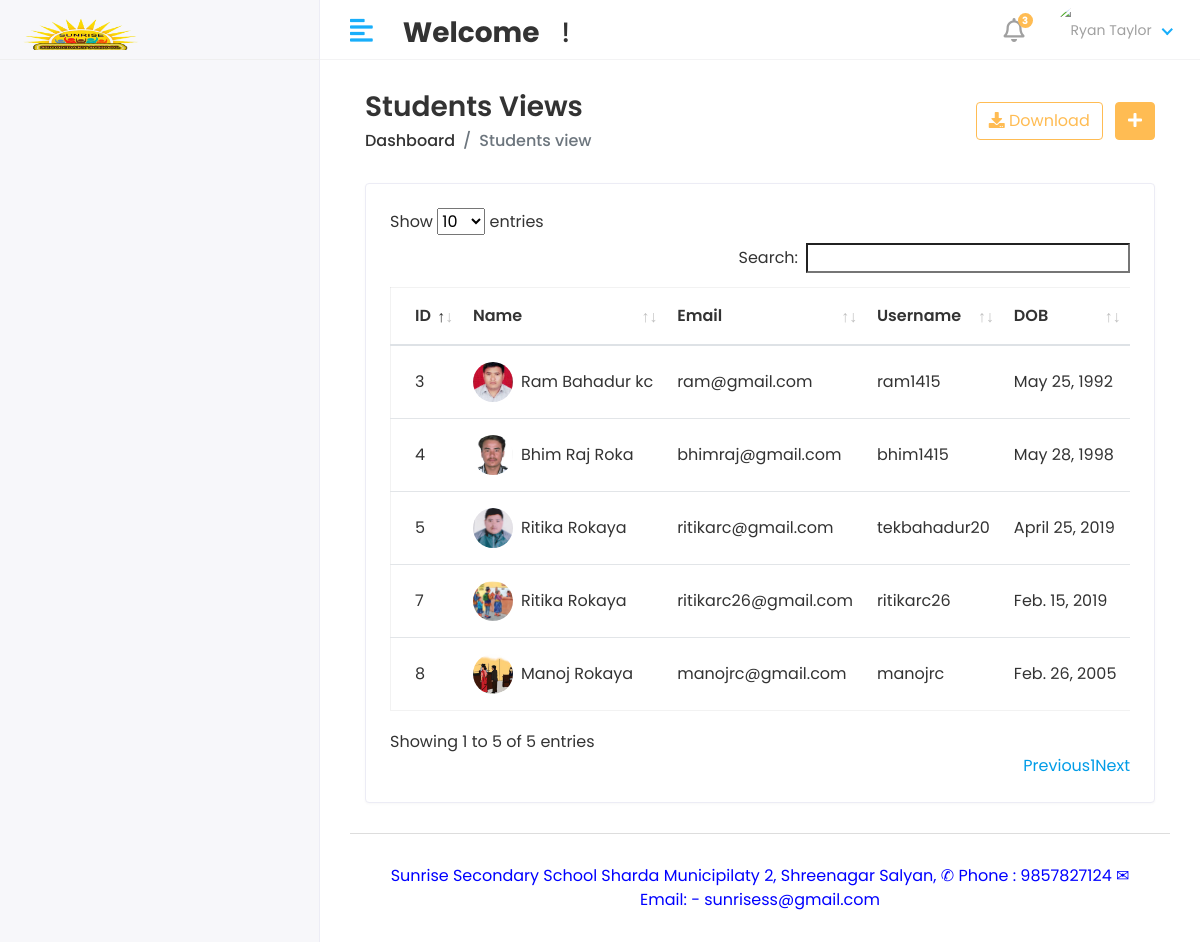
Page /HOD/student/view on the committed database.
### schoolapp/models.py (models this page shows, shortened)
class Student(models.Model):
    admin = models.OneToOneField(CustomUser,on_delete=models.CASCADE)
    dob = models.DateField(auto_now=False)
    gender = models.CharField(max_length=100)
    father_name = models.CharField(max_length=200)
    mother_name = models.CharField(max_length=200)
    religion = models.CharField(max_length=100)
    mobile_no = models.CharField(max_length=10)
    address = models.TextField()
    section_id = models.ForeignKey(Section,on_delete=models.DO_NOTHING)
    course_id = models.ForeignKey(Course,on_delete=models.DO_NOTHING)
    session_id = models.ForeignKey(Session_year,on_delete=models.DO_NOTHING)
    create_date = models.DateField(auto_now_add=True)
    update_date = models.DateField(auto_now=True)

class CustomUser(AbstractUser):
    USER = (
        (1,'HOD'),
        (2,'STAFF'),
        (3,'STUDENT'),
    )
    user_type = models.CharField(choices=USER,max_length=50,default=1)
    profile_pic = models.ImageField(upload_to='media/profile_pic')

### school_system/hod_views.py (the view)
# urls.py: path('HOD/student/view', hod_views.view_student, name='view_student'),
def view_student(request):
    student = Student.objects.all()
    context = {
        'student':student,
    }
    return render(request,'hod/view_student.html',context)

### schoolapp/models.py (called while the page is built)
    def __str__(self):
        return self.name

    def __str__(self):
        return self.name

### templates/hod/view_student.html (shortened to what this page needs)
{% extends 'base.html' %}
{% block content %}
<div class="content container-fluid">
    <div class="page-header">
       <div class="row align-items-center">
          <div class="col">
             <h3 class="page-title">Students Views</h3>
             <ul class="breadcrumb">
                <li class="breadcrumb-item"><a href="index.html">Dashboard</a></li>
                <li class="breadcrumb-item active">Students view</li>
             </ul>
          </div>
          <div class="col-auto text-right float-right ml-auto">
             <a href="#" class="btn btn-outline-primary mr-2"><i class="fas fa-download"></i> Download</a>
             <a href="{% url 'add_student' %}" class="btn btn-primary"><i class="fas fa-plus"></i></a>
          </div>
       </div>
    </div>
    <div class="row">
       <div class="col-sm-12">
          <div class="card card-table">
             <div class="card-body">
                <div class="table-responsive">
                   <table id="table_id" class="table table-hover table-center mb-0">
                      <thead>
                         <tr>
                            <th>ID</th>
                            <th>Name</th>
                            <th>Email</th>
                            <th>Username</th>
                            <th>DOB</th>
                         </tr>
                      </thead>
                      <tbody>
                        {% for v in student %}
                         <tr>
                            <td>{{v.id}}</td>
                            <td>
                               <h2 class="table-avatar">
                                  <a href="{% url 'edit_student' v.id %}" class="avatar avatar-sm mr-2"><img class="avatar-img rounded-circle" src="/{{v.admin.profile_pic}}" alt="User Image"></a>
                                  <a href="{% url 'edit_student' v.id %}">{{v.admin.first_name}} {{v.admin.last_name}}</a>
                               </h2>
                            </td>
                            <td>{{v.admin.email}}</td>
                            <td>{{v.admin.username}}</td>
                            <td>{{v.dob}}</td>
                         </tr>
                         {% endfor %}
                      </tbody>
                   </table>
                </div>
             </div>
          </div>
       </div>
    </div>
 </div>
{% endblock content %}

### templates/base.html (shortened to what this page needs)
<!DOCTYPE html>
<html lang="en">
    {% load static %}
   <head>
      <link rel="stylesheet" href="{% static 'assets/plugins/bootstrap/css/bootstrap.min.css' %}">
      <link rel="stylesheet" href="{% static 'assets/plugins/fontawesome/css/fontawesome.min.css' %}">
      <link rel="stylesheet" href="{% static 'assets/plugins/fontawesome/css/all.min.css' %}">
      <link rel="stylesheet" href="{% static 'assets/css/style.css' %}">
      <link rel="stylesheet" href="{% static 'assets/plugins/datatables/datatables.min.css' %}">
   </head>
   <body>
      <div class="main-wrapper">
         {% include 'includes/hearder.html' %}
         {% include 'includes/sidebar.html' %}
      <div class="page-wrapper">
         <div class="content container-fluid">
            {% block content %}
            {% endblock content %}
         {% include 'includes/footer.html' %}
      </div>
</div>
   </body>
</html>

### templates/includes/hearder.html (shortened to what this page needs)
{% load static %}
<div class="header">
   <div class="header-left">
      <a href="index.html" class="logo">
      <img src="{% static 'assets/img/front-logo.png' %}" alt="Logo">
      </a>
   </div>
   <a href="javascript:void(0);" id="toggle_btn">
   <i class="fas fa-align-left"></i>
   </a>
   <div class="top-nav-search mt-3">
   <h3><strong>Welcome</strong>&nbsp;<span>{{user.first_name}} {{user.last_name}}</span>&nbsp;!</h3>
   </div>
   <ul class="nav user-menu">
      <li class="nav-item dropdown noti-dropdown">
         <a href="#" class="dropdown-toggle nav-link" data-toggle="dropdown">
         <i class="far fa-bell"></i> <span class="badge badge-pill">3</span>
         </a>
      </li>
      <li class="nav-item dropdown has-arrow">
         <a href="#" class="dropdown-toggle nav-link" data-toggle="dropdown">
         {% if user.profile_pic == "" %}
         <span class="user-img"><img class="rounded-circle" src="{% static 'assets/img/blank-profile.png' %}" width="31" alt="Ryan Taylor"></span>
         {% else %}
         <span class="user-img"><img class="rounded-circle" src="/{{user.profile_pic}}" width="31" alt="Ryan Taylor"></span>
         {% endif %}
         </a>
      </li>
   </ul>
</div>

### templates/includes/sidebar.html (shortened to what this page needs)
<div class="sidebar" id="sidebar">
   <div class="sidebar-inner slimscroll">
      <div id="sidebar-menu" class="sidebar-menu">
      </div>
   </div>
</div>

### templates/includes/footer.html
<footer>
    <p style="color: blue; text-align: center;">Sunrise Secondary School Sharda Municipilaty 2, Shreenagar Salyan, ✆ Phone : 9857827124  ✉ Email: - sunrisess@gmail.com</p>
 </footer>

### rows in the picture
Student: id "3", admin.profile_pic (picture), admin.first_name "Ram Bahadur", admin.last_name "kc", admin.email "ram@gmail.com", admin.username "ram1415", dob "May 25, 1992"
Student: id "4", admin.profile_pic (picture), admin.first_name "Bhim Raj", admin.last_name "Roka", admin.email "bhimraj@gmail.com", admin.username "bhim1415", dob "May 28, 1998"
Student: id "5", admin.profile_pic (picture), admin.first_name "Ritika", admin.last_name "Rokaya", admin.email "ritikarc@gmail.com", admin.username "tekbahadur20", dob "April 25, 2019"
Student: id "7", admin.profile_pic (picture), admin.first_name "Ritika", admin.last_name "Rokaya", admin.email "ritikarc26@gmail.com", admin.username "ritikarc26", dob "Feb. 15, 2019"
Student: id "8", admin.profile_pic (picture), admin.first_name "Manoj", admin.last_name "Rokaya", admin.email "manojrc@gmail.com", admin.username "manojrc", dob "Feb. 26, 2005"
